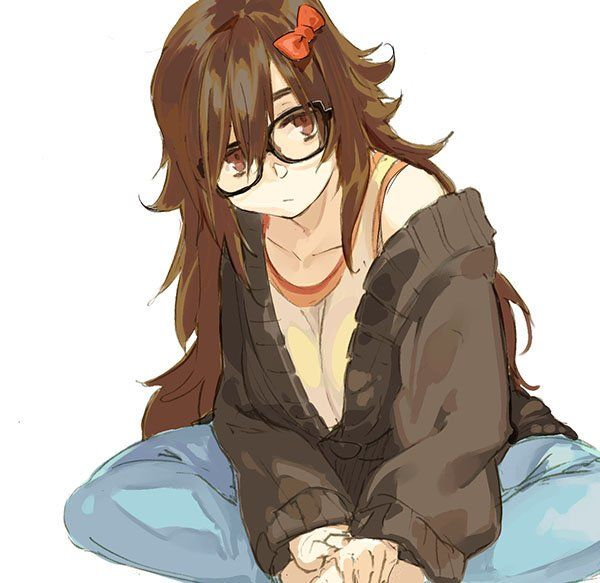
#> input picture mobile/login-art.jpg, 600 x 583 px
$ python make-resources.py ../login-art.jpg
#> lines starting #> are read from the running program, lines starting #| are printed output that depends on the picture; after the words box and inside, x2 and y2 are one past the last pixel; in counts of white or black regions, pixels touching at a corner belong together
#!/usr/bin/env python3
"""Turn one logo image into every app icon + splash resource.
   usage:  python3 scripts/make-resources.py path/to/logo.png   (needs: pip install pillow)
   Writes mobile/resources/{logo,icon-only,icon-foreground,icon-background,splash,splash-dark}.png
   Built for a square, full-bleed artwork (1024x1024+)."""
import sys, pathlib
from PIL import Image, ImageDraw, ImageFilter

src = pathlib.Path(sys.argv[1] if len(sys.argv) > 1 else pathlib.Path(__file__).parent.parent / '../assets/img/logo.png')
out = pathlib.Path(__file__).parent.parent / 'resources'
out.mkdir(exist_ok=True)
logo = Image.open(src).convert('RGBA')

def canvas(size, scale, bg):
    c = Image.new('RGBA', (size, size), bg)
    s = int(size * scale)
    l = logo.resize((s, s), Image.LANCZOS)
    c.alpha_composite(l, ((size - s) // 2, (size - s) // 2))
    return c

BLACK = (0, 0, 0, 255)

def rounded(img, frac=0.22):
#> called with frac = 0.22
    m = Image.new('L', img.size, 0)
#> m: PIL image 1024x1024 L; every value is 0
    ImageDraw.Draw(m).rounded_rectangle((0, 0, *img.size), radius=int(img.size[0] * frac), fill=255)
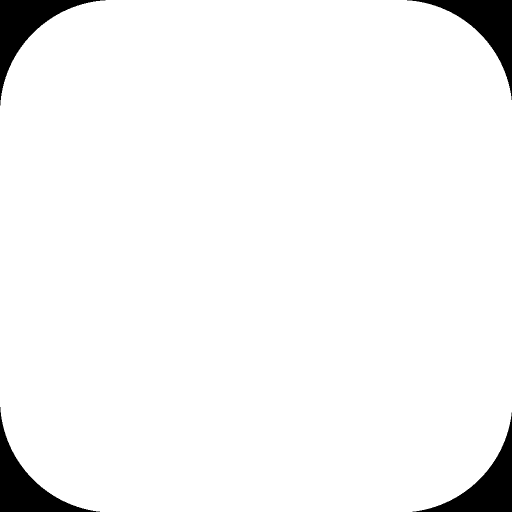
#> m: PIL image 1024x1024 L (shown at 1/2 size); 95.9% white; 4 black regions, box (x1, y1, x2, y2) and area: (0, 0, 211, 211) 10934, (814, 0, 1024, 200) 10723, (0, 814, 200, 1024) 10723, (825, 825, 1024, 1024) 10513
    r = img.copy(); r.putalpha(m); return r

# Full-bleed artwork (opaque, fills the square): the icon should be the art itself, not a small logo on black.
full = logo.convert('RGB').resize((1024, 1024), Image.LANCZOS).convert('RGBA')
tile = rounded(full)
tile.save(out / 'logo.png')                      # in-app splash logo (rounded)
full.save(out / 'icon-only.png')                 # legacy launcher icon: the art, edge to edge
# Adaptive icon: Android crops the outer third, so the whole picture sits inside the safe zone
# and a blurred, darkened copy of it fills the rest instead of flat black.
bg = full.filter(ImageFilter.GaussianBlur(28)); bg = Image.blend(bg, Image.new('RGBA', bg.size, BLACK), .35)
#> after `bg = full.filter(ImageFilter.GaussianBlur(28))`:
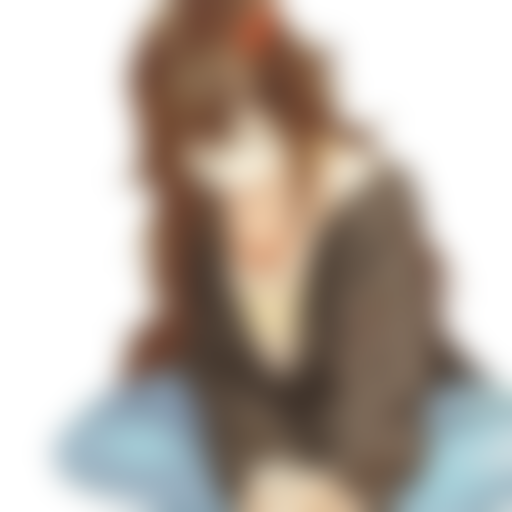
#> bg: PIL image 1024x1024 RGBA (shown at 1/2 size); mean R, G, B, A 185.6, 176.1, 167.5, 255
#> after `bg = Image.blend(bg, Image.new('RGBA', bg.size, BLACK), 0.35)`:
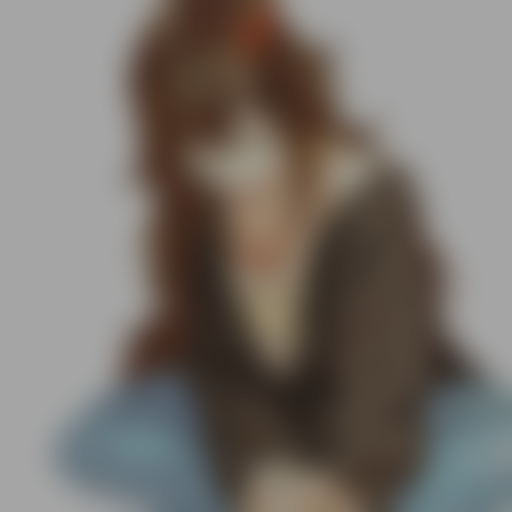
#> bg: PIL image 1024x1024 RGBA (shown at 1/2 size); mean R, G, B, A 120.1, 114, 108.4, 255
bg.save(out / 'icon-background.png')
fg = Image.new('RGBA', (1024, 1024), (0, 0, 0, 0)); s = int(1024 * 0.66)
#> after `fg = Image.new('RGBA', (1024, 1024), (0, 0, 0, 0))`: fg: PIL image 1024x1024 RGBA; every value is 0
fg.alpha_composite(rounded(full.resize((s, s), Image.LANCZOS), .12), ((1024 - s) // 2, (1024 - s) // 2))
#> call 2 of rounded, with frac = 0.12
#> in rounded (call 2), `m = Image.new('L', img.size, 0)`: m: PIL image 675x675 L; every value is 0
#> in rounded (call 2), `ImageDraw.Draw(m).rounded_rectangle((0, 0, *img.size), radius=int(img...`:
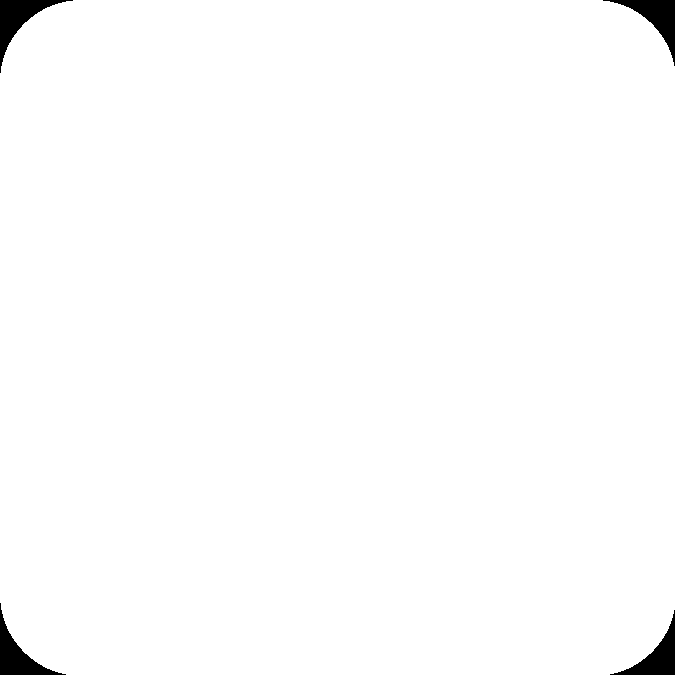
#> m: PIL image 675x675 L; 98.8% white; 4 black regions, box (x1, y1, x2, y2) and area: (0, 0, 73, 73) 1432, (603, 0, 675, 66) 1359, (0, 603, 66, 675) 1359, (610, 610, 675, 675) 1287
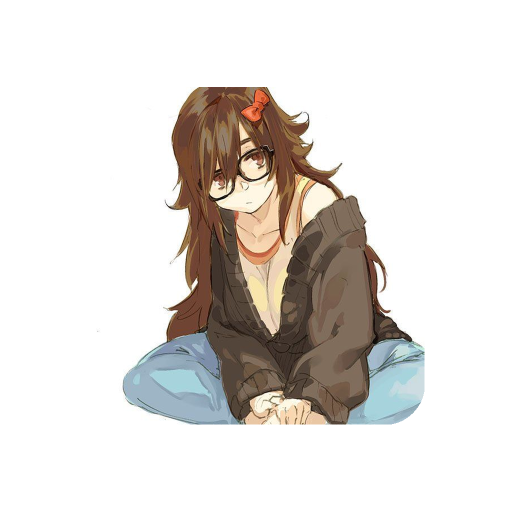
#> fg: PIL image 1024x1024 RGBA (shown at 1/2 size); mean R, G, B, A 79.4, 75.2, 71.5, 109.5; transparent parts drawn white
fg.save(out / 'icon-foreground.png')
# Splash: plain black (no logo). The app icon stays icon-only.
sp = Image.new('RGBA', (2732, 2732), BLACK)
sp.save(out / 'splash.png'); sp.save(out / 'splash-dark.png')
print('resources written to', out)
